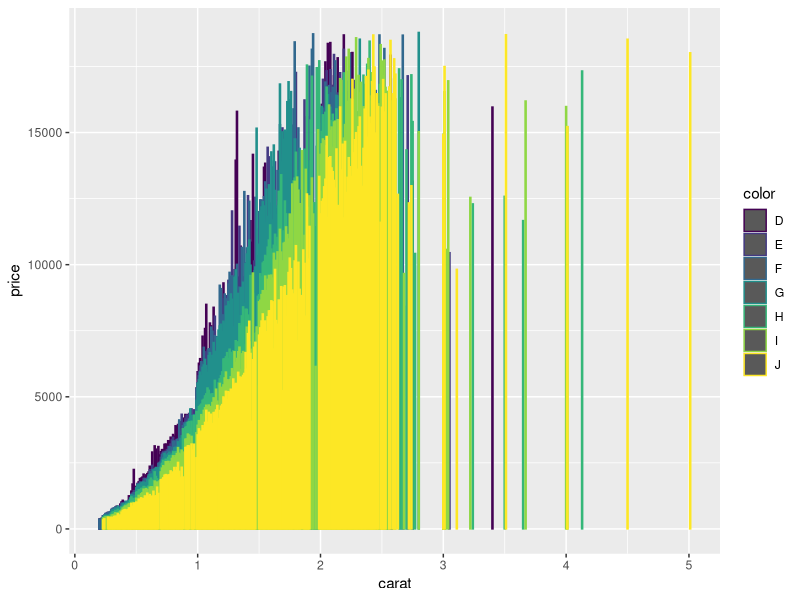
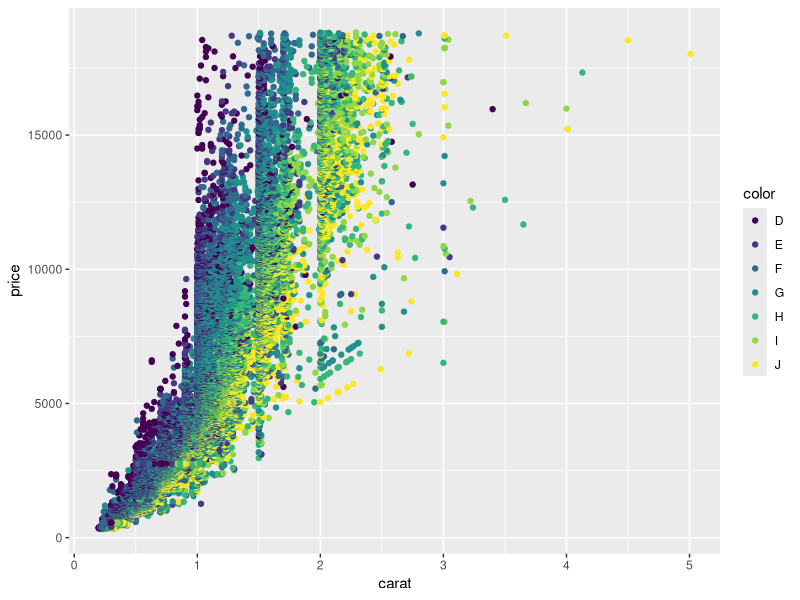
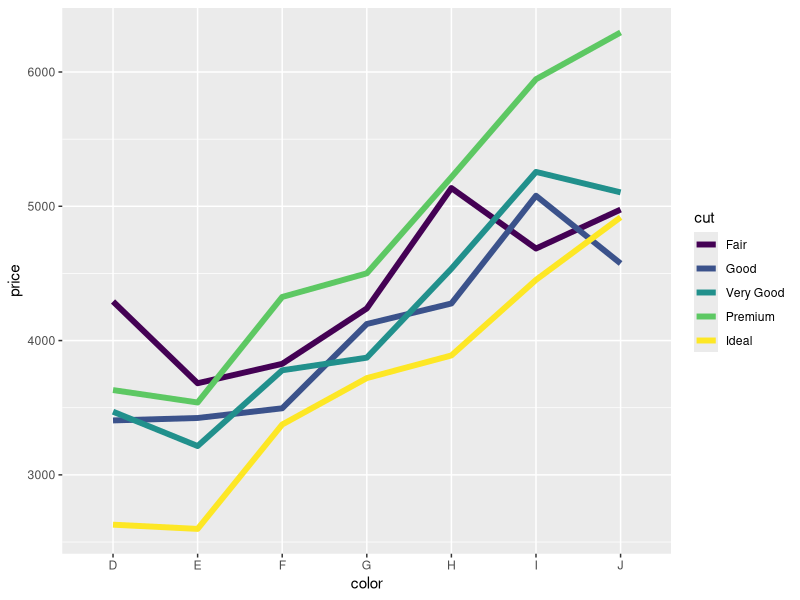
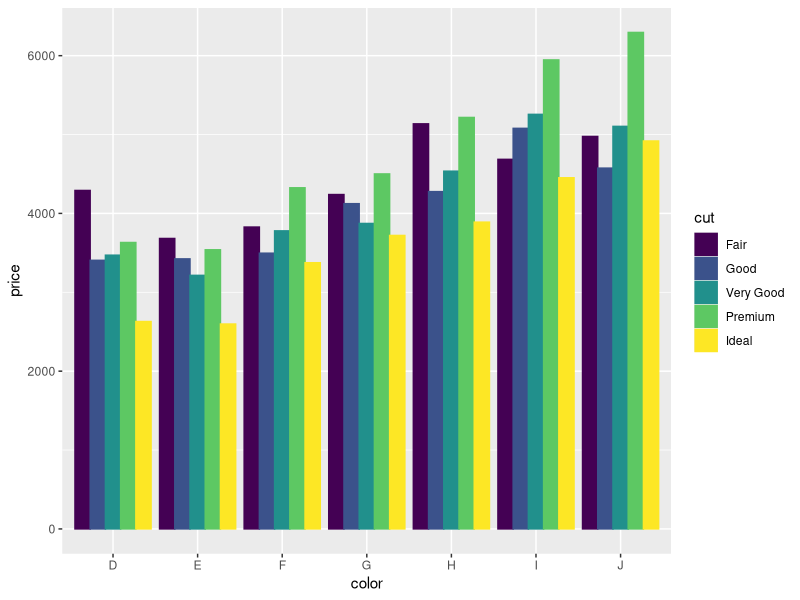
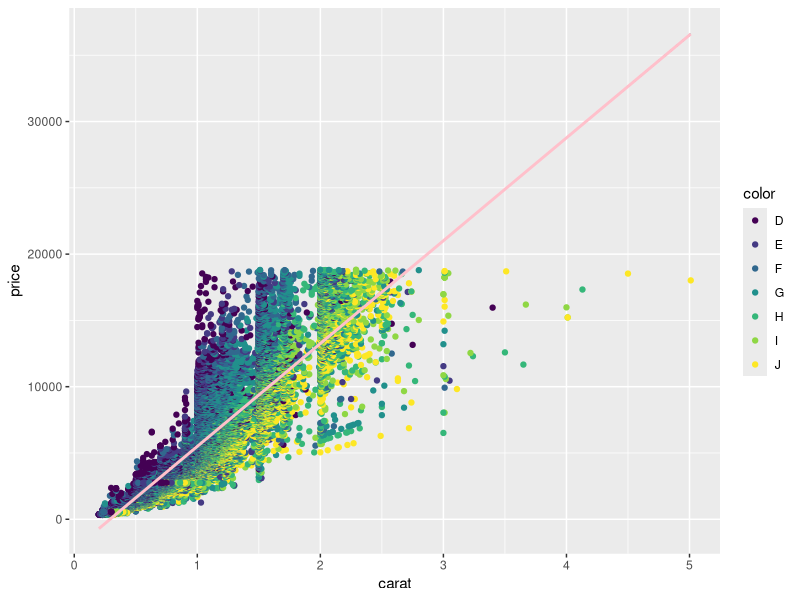

Generate these figures, in order, with R:


# bar chart
library(tidyverse)

diamonds = diamonds

gdiamonds = ggplot(data =  diamonds,
       aes(x= carat,
           y= price,
           col= color)
       ) 

gdiamonds +
  stat_summary(fun = 'mean', geom = 'bar')


gdiamonds +
  geom_point()



gd = ggplot(data =  diamonds,
                   aes(x= color,
                       y= price,
                       group= cut,
                       fill= cut,
                       col= cut)
) 

gd +
  stat_summary(fun='mean', geom = 'line', size= 2)

gd +
  stat_summary(fun = 'mean', geom = 'bar', position = 'dodge')



gd2 = ggplot(
  diamonds,
  aes(x= carat,
      y= price,
      color= color)
)

gd2+
  geom_point()+
  geom_smooth(method = 'lm', color='pink')





















